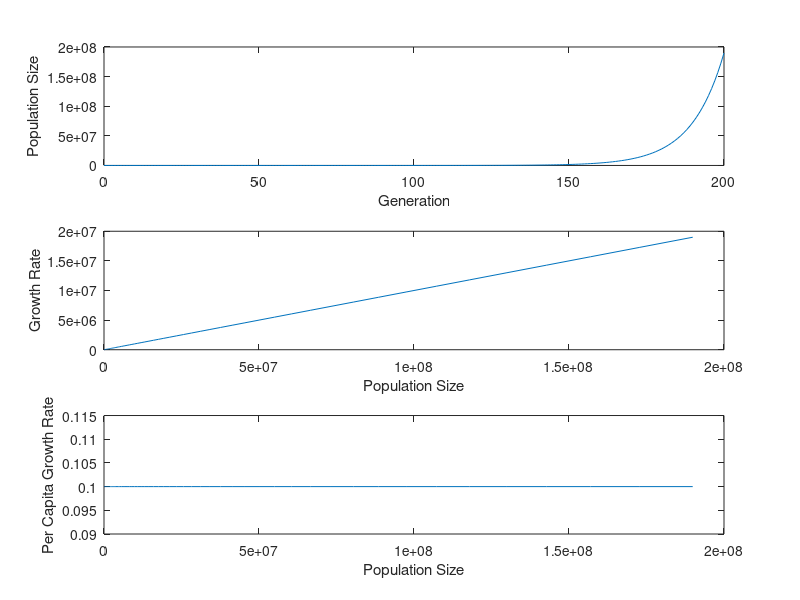

Reproduce this figure in MATLAB.
%This code runs growth models using for loops and if statements

%Type of model to run: 1 = exponential; 2 = logistic -- student choice
modeltype = 1;

%Input parameters -- student choice
N0 = 1; %Initial population size
r = .1; %Population growth rate
K = 100; %Carrying capacity [only pertains to logistic]
t = 200; %Number of generations
tau = 0; %Population response time lag [only matters for logistic]
    %Time lags (a delay in when the population size affects the growth rate) are really 
    %interesting. Try playing with increasingly large time lags and watch what happens


%Make the "storage variables"
generation = linspace(0,t,t+1);
dNdt = zeros(size(generation));
population = zeros(size(generation));



%"If" statement selects appropriate model
if modeltype == 1   %run the exponential growth model
    for i = 1:size(generation,2)    
        if i == 1   %The generation has population = N0
            population(i) = N0;
            dNdt(i) = r*population(i);
        else
            population(i) = population(i-1)+dNdt(i-1); %At the new
            %timestep, the population has grown by dNdt from the previous
            %generation
            dNdt(i) = r*population(i);
        end
    end
        
elseif modeltype == 2   %run the logistic growth model
    for i = 1:size(generation,2)
        if i == 1
            population(i) = N0;
            dNdt(i) = r*population(i)*(1-population(i)/K);
        else
            if i <= tau  %If you have a time lag (tau > 0) you need this 
                %alternate logistic equation without time lag to get you through
                %the first few generations.
                population(i) = population(i-1)+dNdt(i-1);
                dNdt(i) = r*population(i)*(1-population(i)/K);
            else
                population(i) = population(i-1)+dNdt(i-1);
                dNdt(i) = r*population(i)*(1-population(i-tau)/K);
            end
        end
    end
    
else
    disp('Error: Choose 1 for exponential model or 2 for logistic model')
end
%MATLAB plotting logistic and exponential growth

%Make a plot to look at your results
figure(1)
subplot(3,1,1)
plot(generation,population)
xlabel('Generation')
ylabel('Population Size')

%Note that with the logistic model and a time lag you get multiple growth 
%rate values for the same population size (which makes sense, because 
%the population's growth rate depends both on its current size, and on 
%its size at some past time point). This results in some pretty spirals...

subplot(3,1,2)
plot(population,dNdt) %This plot is basically the derivative of the upper
    %panel. It is useful to see that the growth rate of a
    %population depends upon its size. And, if you have a logistic model
    %with no time lags, it gives a nice demonstration of why MSY
    %(maximum sustainable yield, a fisheries concept) is at K/2.
xlabel('Population Size')
ylabel('Growth Rate')
subplot(3,1,3) %This plot allows us to see that the density 
    %dependence of the growth rate varies with growth model. In exponential
    %growth, per capita reproduction (dNdt/N) is a constant (r). In
    %logistic growth, per capita reproductive rate decreases with
    %increasing population density.
plot(population,dNdt./population)
xlabel('Population Size')
ylabel('Per Capita Growth Rate')

      
